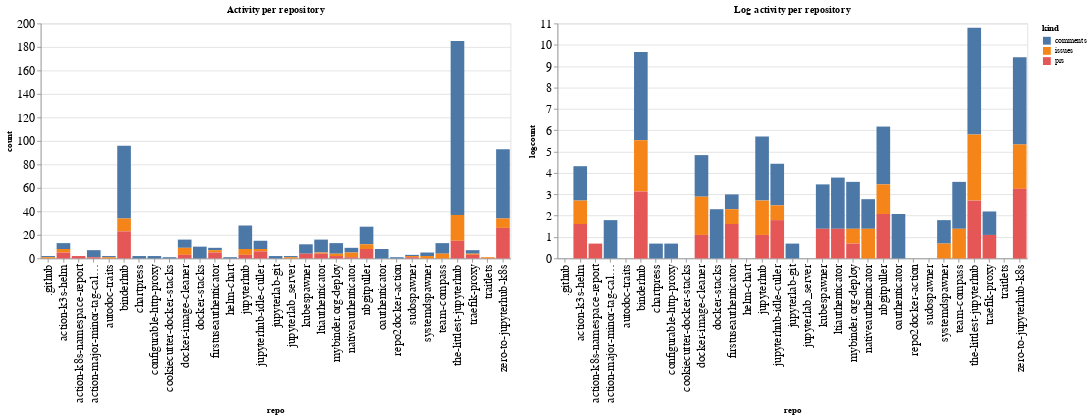

The code cell stored with this chart in its notebook:
### Code cell
ch1 = alt.Chart(repo_summaries, width=600, title="Activity per repository").mark_bar().encode(
    x='repo',
    y='count',
    color='kind',
    tooltip="kind"
)

ch2 = alt.Chart(repo_summaries, width=600, title="Log activity per repository").mark_bar().encode(
    x='repo',
    y='logcount',
    color='kind',
    tooltip="kind"
)

ch1 | ch2

### Figure 1 — Vega-Lite specification as saved in the notebook (floating-point values rounded to 4 significant figures)
{"config": {"axisLeft": {"labelFontSize": 15}, "axisBottom": {"labelFontSize": 15}}, "hconcat": [{"mark": "bar", "encoding": {"color": {"type": "nominal", "field": "kind"}, "tooltip": {"type": "nominal", "field": "kind"}, "x": {"type": "nominal", "field": "repo"}, "y": {"type": "quantitative", "field": "count"}}, "title": "Activity per repository", "width": 600}, {"mark": "bar", "encoding": {"color": {"type": "nominal", "field": "kind"}, "tooltip": {"type": "nominal", "field": "kind"}, "x": {"type": "nominal", "field": "repo"}, "y": {"type": "quantitative", "field": "logcount"}}, "title": "Log activity per repository", "width": 600}], "data": {"name": "data-f1c28645cc2d072bc535a5ec1b3f7c65"}, "$schema": "https://vega.github.io/schema/vega-lite/v4.8.1.json", "datasets": {"data-f1c28645cc2d072bc535a5ec1b3f7c65": [{"repo": ".github", "kind": "comments", "count": 1, "logcount": 0.0}, {"repo": ".github", "kind": "issues", "count": 1, "logcount": 0.0}, {"repo": "action-k3s-helm", "kind": "comments", "count": 5, "logcount": 1.609}, {"repo": "action-k3s-helm", "kind": "issues", "count": 3, "logcount": 1.099}, {"repo": "action-k3s-helm", "kind": "prs", "count": 5, "logcount": 1.609}, {"repo": "action-k8s-namespace-report", "kind": "prs", "count": 2, "logcount": 0.6931}, {"repo": "action-major-minor-tag-calculator", "kind": "comments", "count": 6, "logcount": 1.792}, {"repo": "action-major-minor-tag-calculator", "kind": "prs", "count": 1, "logcount": 0.0}, {"repo": "autodoc-traits", "kind": "comments", "count": 1, "logcount": 0.0}, {"repo": "autodoc-traits", "kind": "issues", "count": 1, "logcount": 0.0}, {"repo": "binderhub", "kind": "comments", "count": 62, "logcount": 4.127}, {"repo": "binderhub", "kind": "issues", "count": 11, "logcount": 2.398}, {"repo": "binderhub", "kind": "prs", "count": 23, "logcount": 3.135}, {"repo": "chartpress", "kind": "comments", "count": 2, "logcount": 0.6931}, {"repo": "configurable-http-proxy", "kind": "comments", "count": 2, "logcount": 0.6931}, {"repo": "cookiecutter-docker-stacks", "kind": "comments", "count": 1, "logcount": 0.0}, {"repo": "docker-image-cleaner", "kind": "comments", "count": 7, "logcount": 1.946}, {"repo": "docker-image-cleaner", "kind": "issues", "count": 6, "logcount": 1.792}, {"repo": "docker-image-cleaner", "kind": "prs", "count": 3, "logcount": 1.099}, {"repo": "docker-stacks", "kind": "comments", "count": 10, "logcount": 2.303}, {"repo": "firstuseauthenticator", "kind": "comments", "count": 2, "logcount": 0.6931}, {"repo": "firstuseauthenticator", "kind": "issues", "count": 2, "logcount": 0.6931}, {"repo": "firstuseauthenticator", "kind": "prs", "count": 5, "logcount": 1.609}, {"repo": "helm-chart", "kind": "comments", "count": 1, "logcount": 0.0}, {"repo": "jupyterhub", "kind": "comments", "count": 20, "logcount": 2.996}, {"repo": "jupyterhub", "kind": "issues", "count": 5, "logcount": 1.609}, {"repo": "jupyterhub", "kind": "prs", "count": 3, "logcount": 1.099}, {"repo": "jupyterhub-idle-culler", "kind": "comments", "count": 7, "logcount": 1.946}, {"repo": "jupyterhub-idle-culler", "kind": "issues", "count": 2, "logcount": 0.6931}, {"repo": "jupyterhub-idle-culler", "kind": "prs", "count": 6, "logcount": 1.792}, {"repo": "jupyterlab-git", "kind": "comments", "count": 2, "logcount": 0.6931}, {"repo": "jupyterlab_server", "kind": "comments", "count": 1, "logcount": 0.0}, {"repo": "jupyterlab_server", "kind": "issues", "count": 1, "logcount": 0.0}, {"repo": "kubespawner", "kind": "comments", "count": 8, "logcount": 2.079}, {"repo": "kubespawner", "kind": "prs", "count": 4, "logcount": 1.386}, {"repo": "ltiauthenticator", "kind": "comments", "count": 11, "logcount": 2.398}, {"repo": "ltiauthenticator", "kind": "issues", "count": 1, "logcount": 0.0}, {"repo": "ltiauthenticator", "kind": "prs", "count": 4, "logcount": 1.386}, {"repo": "mybinder.org-deploy", "kind": "comments", "count": 9, "logcount": 2.197}, {"repo": "mybinder.org-deploy", "kind": "issues", "count": 2, "logcount": 0.6931}, {"repo": "mybinder.org-deploy", "kind": "prs", "count": 2, "logcount": 0.6931}, {"repo": "nativeauthenticator", "kind": "comments", "count": 4, "logcount": 1.386}, {"repo": "nativeauthenticator", "kind": "issues", "count": 4, "logcount": 1.386}, {"repo": "nativeauthenticator", "kind": "prs", "count": 1, "logcount": 0.0}, {"repo": "nbgitpuller", "kind": "comments", "count": 15, "logcount": 2.708}, {"repo": "nbgitpuller", "kind": "issues", "count": 4, "logcount": 1.386}, {"repo": "nbgitpuller", "kind": "prs", "count": 8, "logcount": 2.079}, {"repo": "oauthenticator", "kind": "comments", "count": 8, "logcount": 2.079}, {"repo": "repo2docker-action", "kind": "comments", "count": 1, "logcount": 0.0}, {"repo": "sudospawner", "kind": "comments", "count": 1, "logcount": 0.0}, {"repo": "sudospawner", "kind": "issues", "count": 1, "logcount": 0.0}, {"repo": "sudospawner", "kind": "prs", "count": 1, "logcount": 0.0}, {"repo": "systemdspawner", "kind": "comments", "count": 3, "logcount": 1.099}, {"repo": "systemdspawner", "kind": "issues", "count": 2, "logcount": 0.6931}, {"repo": "team-compass", "kind": "comments", "count": 9, "logcount": 2.197}, {"repo": "team-compass", "kind": "issues", "count": 4, "logcount": 1.386}, {"repo": "the-littlest-jupyterhub", "kind": "comments", "count": 148, "logcount": 4.997}, {"repo": "the-littlest-jupyterhub", "kind": "issues", "count": 22, "logcount": 3.091}, {"repo": "the-littlest-jupyterhub", "kind": "prs", "count": 15, "logcount": 2.708}, {"repo": "traefik-proxy", "kind": "comments", "count": 3, "logcount": 1.099}, {"repo": "traefik-proxy", "kind": "issues", "count": 1, "logcount": 0.0}, {"repo": "traefik-proxy", "kind": "prs", "count": 3, "logcount": 1.099}, {"repo": "traitlets", "kind": "issues", "count": 1, "logcount": 0.0}, {"repo": "zero-to-jupyterhub-k8s", "kind": "comments", "count": 59, "logcount": 4.078}, {"repo": "zero-to-jupyterhub-k8s", "kind": "issues", "count": 8, "logcount": 2.079}, {"repo": "zero-to-jupyterhub-k8s", "kind": "prs", "count": 26, "logcount": 3.258}]}}
